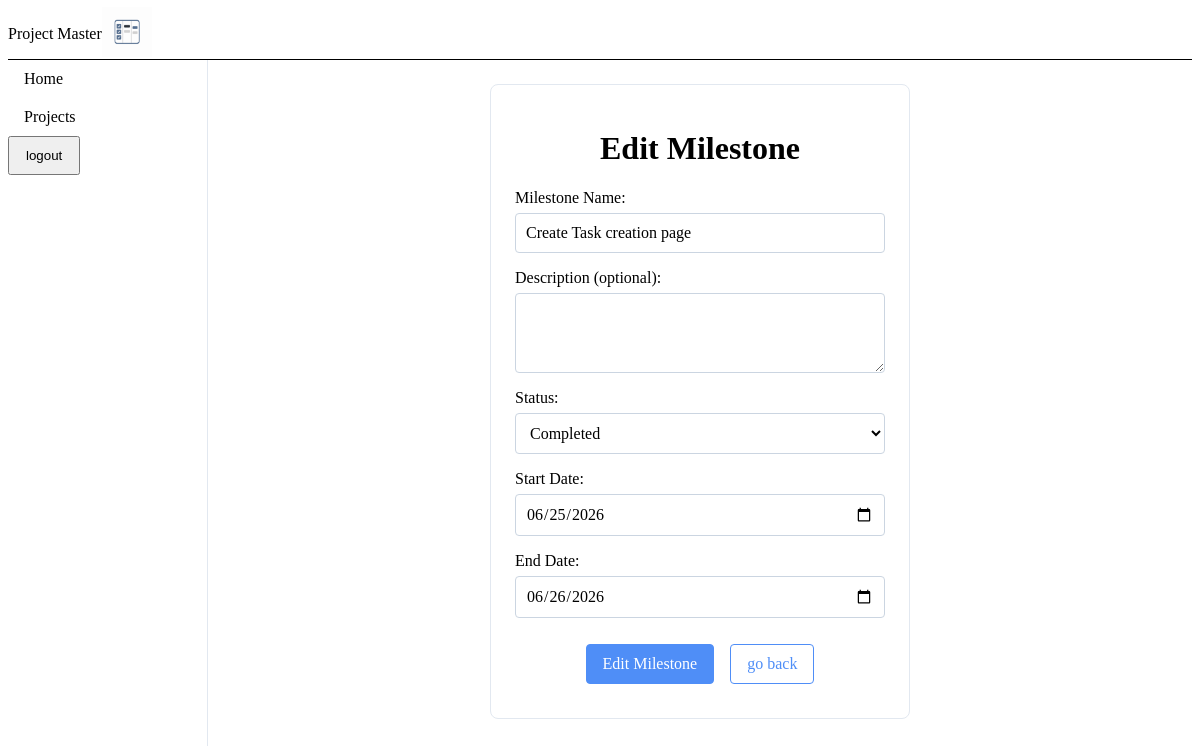
Screenshot of /project/1/2/edit (signed in) with the database file from the repository.
### models.py (models this page shows)
class Milestone(db.Model):
    milestoneId: Mapped[int] = mapped_column(primary_key=True)
    projectId: Mapped[int] = mapped_column(ForeignKey('project.projectId'), nullable=False)
    milestoneName:Mapped[str] = mapped_column(nullable=False)
    description:Mapped[str] = mapped_column(nullable=True)
    startDate: Mapped[date] = mapped_column(Date, nullable=False)
    endDate: Mapped[date] = mapped_column(Date, nullable=False)
    status: Mapped[str] = mapped_column(nullable=False)
    createdAt:Mapped[datetime] = mapped_column(default=lambda: datetime.now(timezone.utc) ,nullable=False)

### app.py (the view, shortened to what this page needs)
@app.route('/project/<int:projectId>/<int:milestoneId>/edit', methods=['GET', 'POST'])
@login_required
def edit_milestone(projectId,milestoneId):
    project = Project.query.filter_by(projectId=projectId,userId=current_user.userId).first_or_404()
    milestone = Milestone.query.filter_by(projectId=projectId,milestoneId=milestoneId).first_or_404()
    return render_template('edit_milestone.html',milestone=milestone, project=project)

### app.py (called while the page is built)
@login_manager.user_loader
def load_user(user_id):
    return User.query.get(int(user_id))

### templates/edit_milestone.html (shortened to what this page needs)
    {% extends 'base.html' %}
    {% block styles %} <link rel="stylesheet" href="{{ url_for('static', filename= 'css/forms.css') }}"> {% endblock %}
    {% block content %}
    <div class="form-container">
        <div class="edit-milestone-card">
            <h1 class="card-title">Edit Milestone</h1>
            <form class="edit-milestone-form" action="{{ url_for('edit_milestone', projectId=project.projectId, milestoneId=milestone.milestoneId) }}" method="POST">
                <div class="form-field">
                    <label for="milestoneName">Milestone Name:</label>
                    <input type="text" id="milestoneName" name="milestoneName" value="{{ milestone.milestoneName }}" required>
                </div>
                <div class="form-field">
                    <label for="milestoneDescription">Description (optional):</label>
                    <textarea id="milestoneDescription" name="milestoneDescription">{{ milestone.description }}</textarea>
                </div>
                <div class = "form-field">
                    <label for="milestoneStatus">Status:</label>
                    <select id="milestoneStatus" name="milestoneStatus">
                        <option value="completed" {% if milestone.status == 'completed' %} selected {% endif %}>Completed</option>
                    </select>
                </div>
                <div class = "form-field">
                    <label for="milestoneStartDate">Start Date:</label>
                    <input type="date" id="milestoneStartDate" name="milestoneStartDate" value="{{ milestone.startDate }}" required>
                </div>
                <div class = "form-field">
                    <label for="milestoneEndDate">End Date:</label>
                    <input type="date" id="milestoneEndDate" name="milestoneEndDate" value="{{ milestone.endDate }}">
                </div>
                <div class ="btn-group">
                    <button class="btn btn-primary" type="submit">Edit Milestone</button>
                    <a class="btn btn-secondary" href="{{ url_for('project_detail', projectId=project.projectId) }}">go back</a>
                </div>
            </form>
        </div>
    </div>
    {% endblock %}

### static/css/base.css (style rules this page uses)
* { box-sizing: border-box; }

### static/css/components.css (style rules this page uses)
.btn { display: inline-flex; align-items: center; justify-content: center; padding: 10px 16px; border: 1px solid transparent; border-radius: 4px; font: inherit; text-decoration: none; cursor: pointer; }
.btn-primary { background-color: #4f8ef7; color: white; border-color: #4f8ef7; }
.btn-secondary { border-color: #4f8ef7; color: #4f8ef7; }

### static/css/forms.css (style rules this page uses)
.base-card, .login-card, .register-card, .new-project-card, .new-milestone-card, .new-task-card, .edit-project-card, .edit-milestone-card { width: 100%; max-width: 420px; padding: 24px; border: 1px solid #e2e8f0; border-radius: 8px; background-color: var(--surface-1); }
.base-form, .login-form, .register-form, .new-project-form, .new-milestone-form, .new-task-form, .edit-project-form, .edit-milestone-form { display: flex; flex-direction: column; gap: 16px; }
.form-field { display: flex; flex-direction: column; gap: 6px; }
.form-field input { padding: 10px; font: inherit; border: 1px solid #cbd5e1; border-radius: 4px; }
.form-field textarea { padding: 10px; font: inherit; border: 1px solid #cbd5e1; border-radius: 4px; resize: vertical; min-height: 80px; }
.form-field select { padding: 10px; font: inherit; border: 1px solid #cbd5e1; border-radius: 4px; background-color: white; }
.form-container { padding: 24px; display: flex; justify-content: center; }
.btn-group { display: flex; justify-content: center; padding: 10px; gap: 1rem; }
.card-title { display: flex; justify-content: center; }

### rows the page displays
Milestone: milestoneName "Create Task creation page", milestoneStatus "Completed", milestoneStartDate "06/25/2026", milestoneEndDate "06/26/2026"
